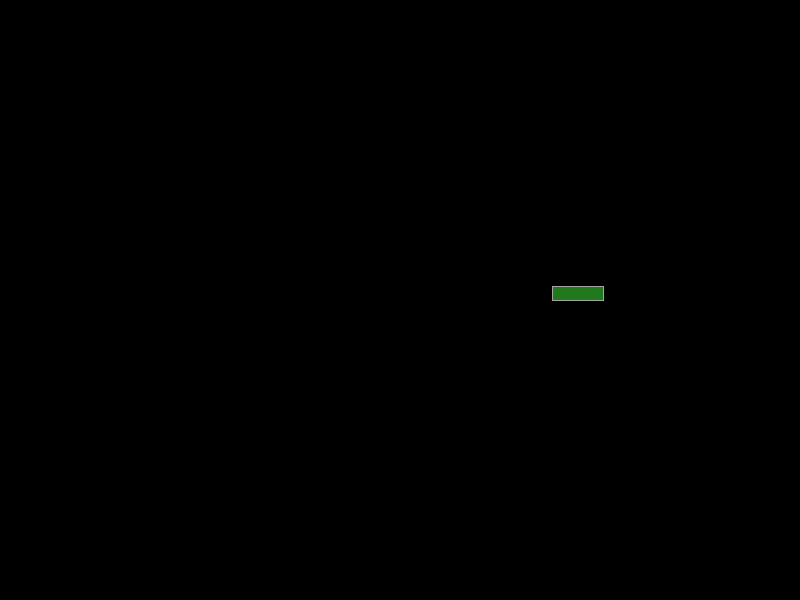
Frame 1 (no input)
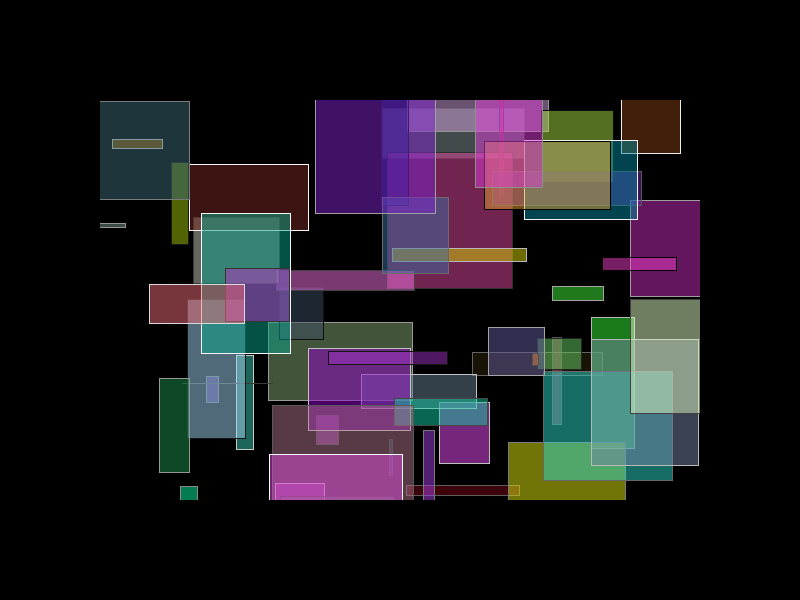
Frame 60 (the mouse pressed at the canvas centre just before this capture)
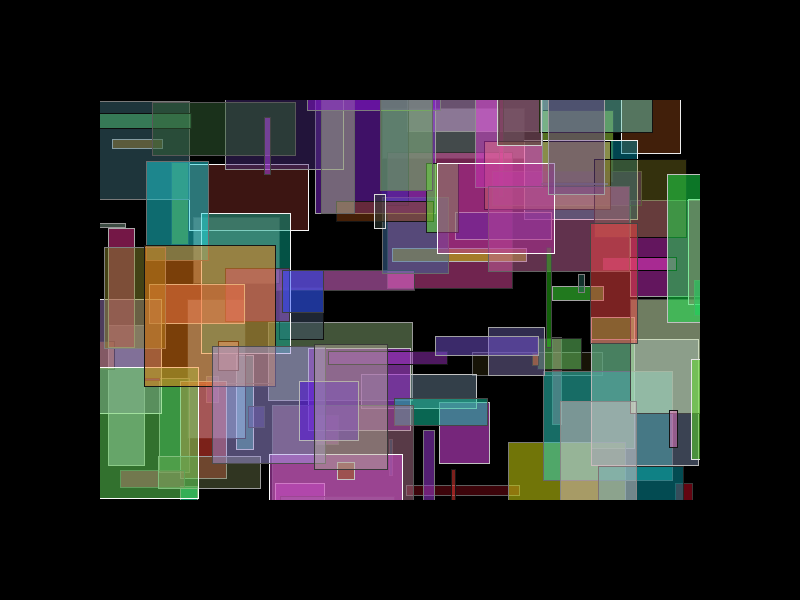
Frame 120 (the mouse held since frame 60 and released just before this capture)

The Processing sketch that drew these frames (run headless with seeded random() and noise(); from frame 60 on, the mouse is pressed at the canvas centre):

// Processing sketch: processing_7885
// ── processing_7885.pde

void setup() {
  size(800,600);
  background(0);
  smooth();
}

void draw() {
  //random squares starting from center 
  rectMode(CENTER);
 stroke(random(255));
  fill(random(255),random(255),random(255),127);
 rect(random(600)+random(200),random(400)+random(200),random(150),random(150));
  
  //frame 
  rectMode(CORNERS);
  noStroke();
  fill(0);
 rect(0,0,800,100);
 rect(0,500,800,600);
 rect(0,0,100,600);
 rect(700,0,800,600);

  /*
  ellipseMode(CENTER);
  stroke(0);
  fill(random(255),random(255),random(255),127);
  ellipse(mouseX,mouseY,50,50);
  */
  
  
}
